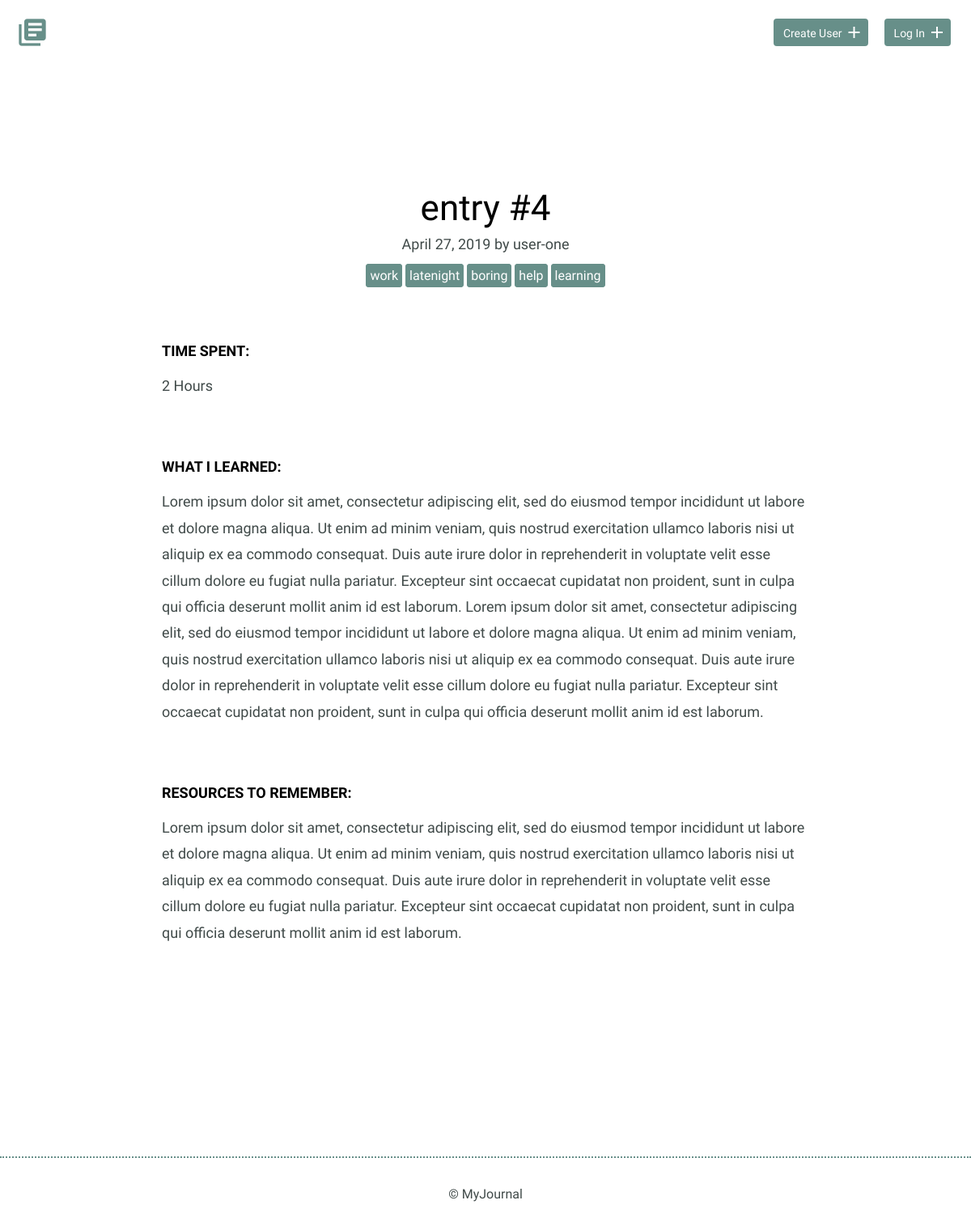
Page /entries/entry-4 on the committed database.
### models.py (models this page shows, shortened)
class User(UserMixin, Model):
    username = CharField(unique=True, max_length=30)
    password = CharField()
    class Meta:
        database = DATABASE

class Entry(Model):
    user = ForeignKeyField(User, related_name='entries')
    title = CharField(unique=True)
    slug = CharField(unique=True)
    date = DateField()
    time_spent = IntegerField()
    what_you_learned = TextField()
    resource_to_remember = TextField()
    class Meta:
        database = DATABASE

class Tag(Model):
    entry = ForeignKeyField(Entry, related_name='tags')
    tag = CharField()
    class Meta:
        database = DATABASE

### app.py (the view)
@app.route('/entries/<slug>')
def detail(slug):
    data = models.get_data(query=None, slug=slug)
    return render_template('detail.html.j2', entry=data)

### app.py (called while the page is built)
@app.before_request
def before_requets():
    g.db = models.DATABASE
    g.db.connect()

@app.after_request
def after_request(response):
    g.db.close()
    return response

### models.py (called while the page is built)
def get_data(query=None, slug=None):
    data = list()
    if not slug:
        page_query = query.paginate(g.page, 10)
        for entry in page_query:
            tag = (Tag.select().join(Entry).where(
                Entry.id == entry.id))
            username = User.get(id=entry.user).username
            data.append((entry, tag, username))
    else:
        entry = Entry.get(Entry.slug == slug)
        tag = (Tag.select().join(Entry).where(
            Entry.id == entry.id))
        username = User.get(id=entry.user).username
        data.append((entry, tag, username))
    return data

### templates/detail.html.j2 (shortened to what this page needs)
{% extends 'layout.html.j2' %}
{% block content %}
<div class="entry-list single">
    {% for data in entry %}
	<article>
		<h1>{{ data[0].title }}</h1>
		<time datetime="{{ data[0].date.strftime('%Y-%d-%m') }}">
            {{ data[0].date.strftime('%B %d, %Y') }} by {{ data[2] }}
        </time>
        {% for tag in data[1] %}
            <a href="{{ url_for('tag', tag=tag.tag) }}" class="tag">{{ tag.tag }}</a>
        {% endfor %}
		<div class="entry">
			<h3>Time Spent:</h3>
			<p>{{ data[0].time_spent }} Hours</p>
		</div>
		<div class="entry">
			<h3>What I Learned:</h3>
			<p>
				{{ data[0].what_you_learned }}
			</p>
		</div>
		<div class="entry">
			<h3>Resources to Remember:</h3>
			<p>
				{{ data[0].resource_to_remember }}
		</div>
	</article>
    {% endfor %}
</div>
{% endblock %}

### static/css/site.css (style rules this page uses)
body { font-size: 16px; color: #404a49; font-family: 'Cousine', serif; font-weight: 400; }
h1, h2, h3 { margin: 0; font-weight: 400; line-height: 1em; color: #000; }
h1 { font-size: 44px; margin-bottom: 12px; }
h3 { font-size: 18px; font-family: 'Work Sans', serif; font-weight: 600; text-transform: uppercase; }
p { line-height: 1.8em; font-size: 18px; }
.entry-list, .edit-entry, .new-entry { max-width: 800px; margin: 0 auto; padding: 70px 0 150px 0; }
.entry-list article { margin-bottom: 70px; text-align: center; }
.entry-list article:last-child { margin-bottom: 0; }
.entry-list.single { padding-bottom: 70px; }
.entry-list.single time { font-size: 18px; }
.entry { max-width: 800px; margin: 75px auto 0 auto; text-align: left; }
.entry p { margin-bottom: 40px; }
.tag { text-align: center; outline: 0; background: #678f89; border: 5px solid #678f89; color: white; border-radius: 4px; text-decoration: none; margin-top: 50px; }

### rows in the picture
User: title "entry #4", date "April 27, 2019", username "user-one", time_spent "2", what_you_learned "Lorem ipsum dolor sit amet, consectetur adipiscing elit, sed do eiusmod tempor incididunt ut labore et dolore magna aliqua. Ut enim ad minim veniam, quis nostrud exercitation ullamco laboris nisi ut aliquip ex ea commodo consequat. Duis aute irure dolor in reprehenderit in voluptate velit esse cillum dolore eu fugiat nulla pariatur. Excepteur sint occaecat cupidatat non proident, sunt in culpa qui officia deserunt mollit anim id est laborum. Lorem ipsum dolor sit amet, consectetur adipiscing elit, sed do eiusmod tempor incididunt ut labore et dolore magna aliqua. Ut enim ad minim veniam, quis nostrud exercitation ullamco laboris nisi ut aliquip ex ea commodo consequat. Duis aute irure dolor…", resource_to_remember "Lorem ipsum dolor sit amet, consectetur adipiscing elit, sed do eiusmod tempor incididunt ut labore et dolore magna aliqua. Ut enim ad minim veniam, quis nostrud exercitation ullamco laboris nisi ut aliquip ex ea commodo consequat. Duis aute irure dolor in reprehenderit in voluptate velit esse cillum dolore eu fugiat nulla pariatur. Excepteur sint occaecat cupidatat non proident, sunt in culpa qui officia deserunt mollit anim id est laborum."
Tag: tag "work"
Tag: tag "latenight"
Tag: tag "boring"
Tag: tag "help"
Tag: tag "learning"
